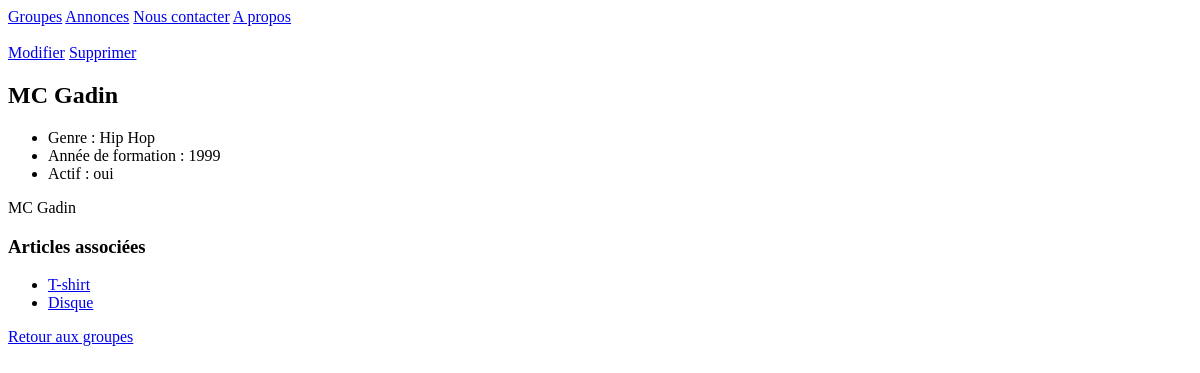
The app's page /bands/1/, older data.
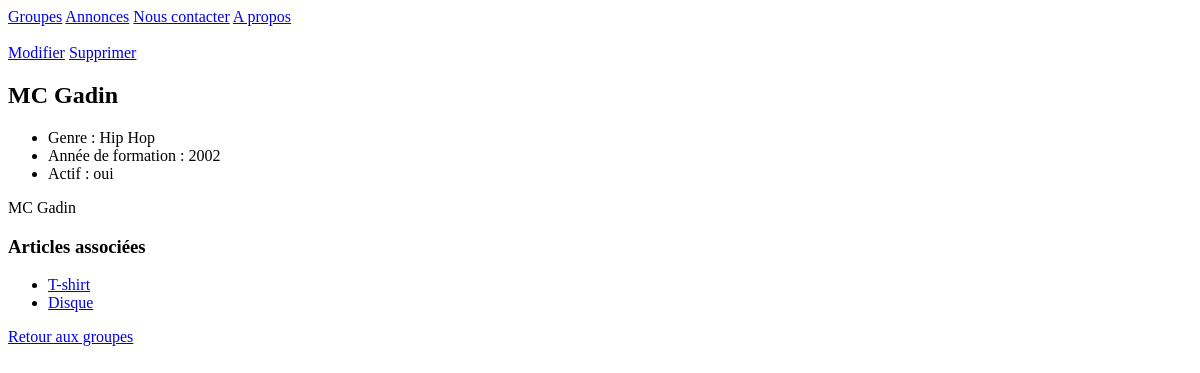
The same page, newer data.
### listings/models.py (models this page shows, shortened)
class Band(models.Model):
    class Genre(models.TextChoices):
        HIP_HOP = 'HH'
        SYNTH_POP = 'SP'
        ALTERNATIVE_ROCK = 'AR'
    name = models.fields.CharField(max_length=100) # Attibut name : Character Field -> champ qui stocke une chaine d'une longueur max de 100
    genre = models.fields.CharField(choices=Genre.choices, max_length=5) # Attribut genre : Character Field -> choix parmis les genres disponibles et longueur max de 5
    biography = models.fields.CharField(max_length=1000) # Attribut biographie : Character Field -> longueur max de 1000
    year_formed = models.fields.IntegerField(
        validators=[MinValueValidator(1900), MaxValueValidator(2023)]
    ) # Attribut année de formation : Integer Field -> validators pour une valeur min et une valeur max
    active = models.fields.BooleanField(default=True) # Attribut groupe actif : Boolean Field -> valeur par défaut True
    official_homepage = models.fields.URLField(null=True, blank=True) # Attribut page internet : URL Field -> autorise les valeurs NULL et permet de recevoir un texte vide

### listings/views.py (the view)
# urls.py: path('bands/<int:id>/', views.band_detail, name='band-detail'), # URL pour un groupe précis
def band_detail(request, id):
    band = Band.objects.get(id=id)
    listings_for_band = Listing.objects.filter(band__id=band.id)
    print(listings_for_band.count())
    return render(request,
                  'listings/band_detail.html',
                  {'band': band, 'listings_for_band': listings_for_band})

### listings/templates/listings/band_detail.html (shortened to what this page needs)
{% extends 'listings/base.html' %}
{% block content %}
<br>
<a href="{% url 'band-update' band.id %}">Modifier</a>
<a href="{% url 'band-delete' band.id %}">Supprimer</a>
<h2>{{ band.name }}</h2>
<ul>
 <li>Genre : {{ band.get_genre_display }}</li>
 <li>Année de formation : {{ band.year_formed }}</li>
 <li>Actif : {{ band.active|yesno }}</li>
</ul>
<p>{{ band.biography }}</p>
{% if listings_for_band.count > 0 %}
<h3>Articles associées</h3>
<ul>
    {% for listing in listings_for_band %}
    <li><a href="{% url 'listing-detail' listing.id %}">{{ listing.title }}</a></li>
    {% endfor %}
</ul>
{% endif %}
<a href="{% url 'band-list' %}">Retour aux groupes</a>
{% endblock %}

Row changes from the older to the newer data that the page shows:
changed Band "MC Gadin": year_formed "1999" → "2002"
